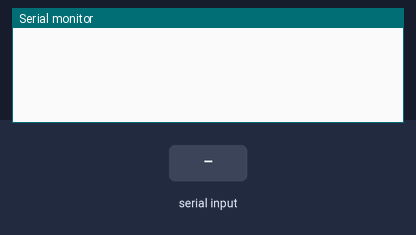
A sketch run on a simulated Arduino Uno, built with avr-gcc and run on an emulated ATmega328P. Shown: the last lines printed to the serial monitor. Inputs (shaded band) come from the test bench.

Above: at 1.2 s.
1.3 s: "W" received over Serial
At 1.7 s:
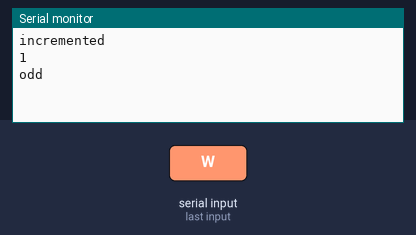
2.8 s: "w" received over Serial
At 4.0 s:
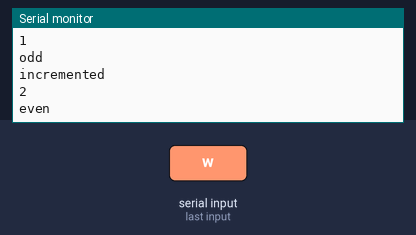
4.3 s: "S" received over Serial
At 5.2 s:
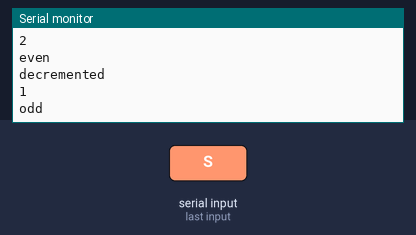

The sketch:

even_odd_count.ino
```cpp
int a = 0;
int count = 0;
void setup()
{
  // put your setup code here, to run once:
  Serial.begin(9600);
}

void loop()
{
  // put your main code here, to run repeatedly:
  a = Serial.read();
  if ((a == 'W') || (a == 'w'))
  {
    Serial.println("incremented");
    count++;
    Serial.println(count);
    if (count % 2 == 0)
      Serial.println("even");
    else
      Serial.println("odd");
  }

  if ((a == 'S') || (a == 's'))
  {
    Serial.println("decremented");
    count--;
    Serial.println(count);
    if (count % 2 == 0)
      Serial.println("even");
    else
      Serial.println("odd");
  }
}
```

Measured:
- after the input at 1.3 s, the serial monitor: prints a new line at once (image 1)
- after the input at 2.8 s, the serial monitor: prints a new line at once (image 2)
- after the input at 4.3 s, the serial monitor: prints a new line at once (image 3)
